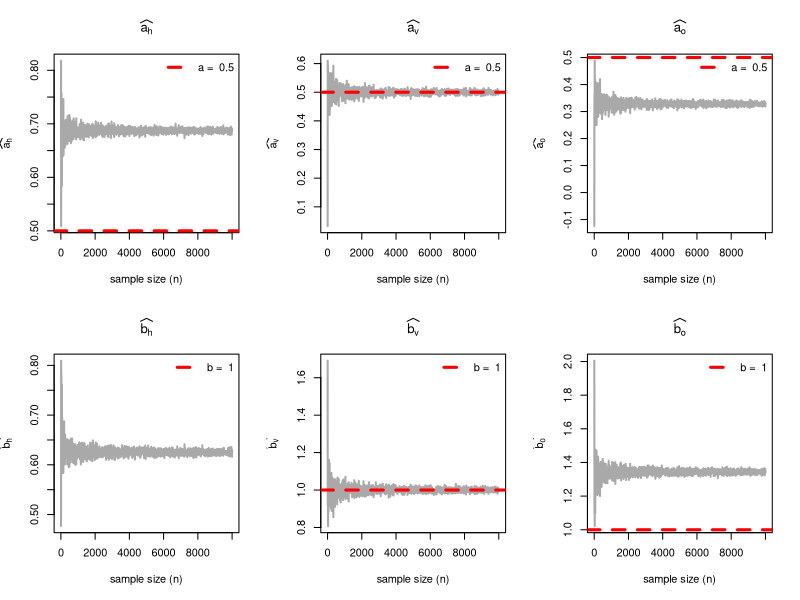
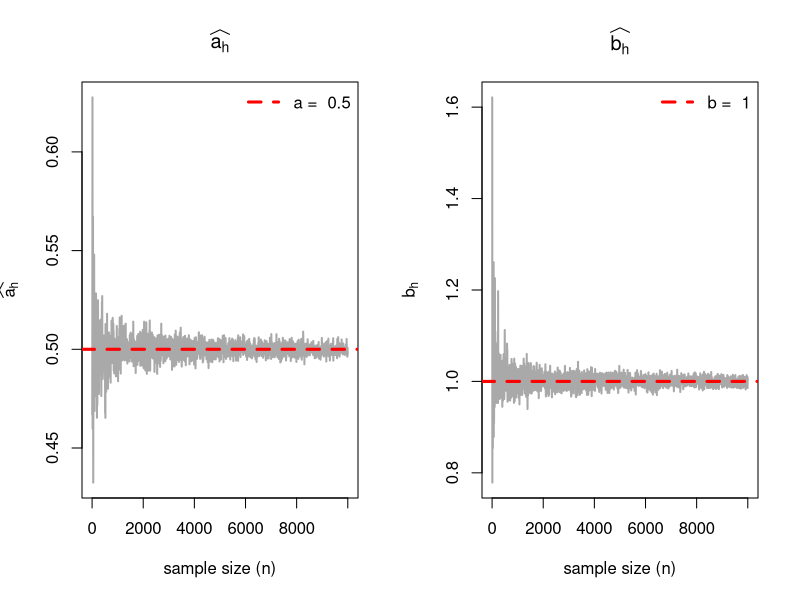
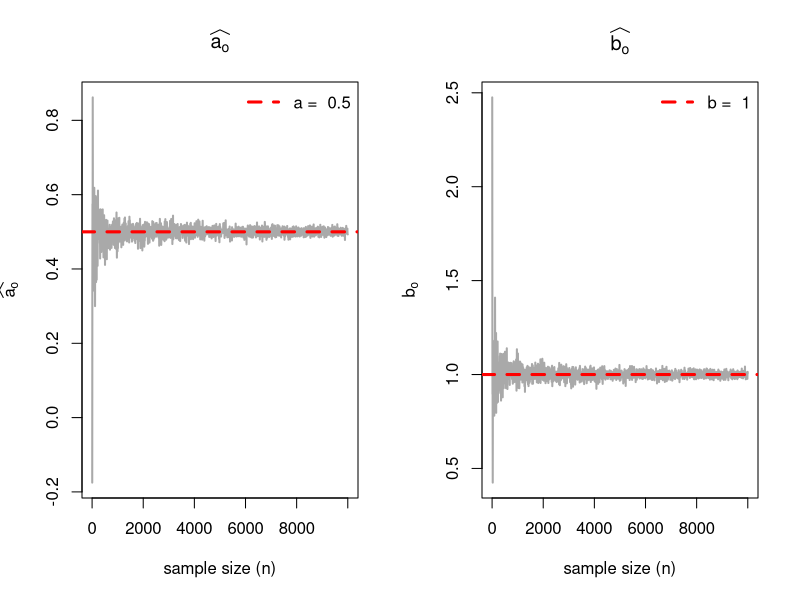

Reproduce these figures in R, in order.
# Code for Figure 1
a = 0.5   # true parameters
b = 1     # true parameters
sigma = 0.05

n_vals = seq(5, 10000, by = 5)

# vertical
a_hat_v = numeric(length = length(n_vals))
b_hat_v = numeric(length = length(n_vals))

# horizontal
a_hat_h = numeric(length = length(n_vals))
b_hat_h = numeric(length = length(n_vals))

# orthogonal
a_hat_o = numeric(length = length(n_vals))
b_hat_o = numeric(length = length(n_vals))


for (i in 1:length(n_vals)) {
   n = n_vals[i]
   x = seq(0, 1, length.out = n)
   y = (a + b*x) + rnorm(n = n, mean = 0, sd = sqrt(sigma))
   sxx = sum((x - mean(x))^2)
   syy = sum((y - mean(y))^2)
   sxy = sum((x - mean(x))*(y - mean(y)))
   
   # vertical
   b_hat_v[i] = sxy/sxx
   a_hat_v[i] = mean(y) - b_hat_v[i]*mean(x)
   
   # horizontal
   b_hat_h[i] = (syy/sxy)^(-1)
   a_hat_h[i] = mean(y) - b_hat_h[i]*mean(x)
   
   # orthogonal
   b_hat_o[i] = (syy - sxx + sqrt((syy - sxx)^2 + 4 * sxy^2)) / (2 * sxy)
   a_hat_o[i] = mean(y) - b_hat_o[i]*mean(x)
}

par(mfrow = c(2, 3))
plot(n_vals, a_hat_h, type = "l", col = "darkgrey", lwd = 2, 
     xlab = "sample size (n)", ylab = expression(widehat(a["h"])), 
     main =expression(widehat(a["h"])) )
abline(h = a, col = "red", lwd = 3, lty = 2)
legend("topright", legend = paste("a = ", a), col = "red", lwd = 3, lty = 2, 
       bty = "n")

plot(n_vals, a_hat_v, type = "l", col = "darkgrey", lwd = 2, 
     xlab = "sample size (n)", ylab = expression(widehat(a["v"])), 
     main =expression(widehat(a["v"])))
abline(h = a, col = "red", lwd = 3, lty = 2)
legend("topright", legend = paste("a = ", a), col = "red", lwd = 3, lty = 2, 
       bty = "n")

plot(n_vals, a_hat_o, type = "l", col = "darkgrey", lwd = 2, 
     xlab = "sample size (n)", ylab = expression(widehat(a["o"])), 
     main =expression(widehat(a["o"])))
abline(h = a, col = "red", lwd = 3, lty = 2)
legend("topright", legend = paste("a = ", a), col = "red", lwd = 3, lty = 2, 
       bty = "n")


plot(n_vals, b_hat_h, type = "l", col = "darkgrey", lwd = 2, 
     xlab = "sample size (n)", ylab = expression(widehat(b["h"])), 
     main = expression(widehat(b["h"])))
abline(h = b, col = "red", lwd = 3, lty = 2)
legend("topright", legend = paste("b = ", b), col = "red", lwd = 3, lty = 2, 
       bty = "n")

plot(n_vals, b_hat_v, type = "l", col = "darkgrey", lwd = 2, 
     xlab = "sample size (n)", ylab = expression(widehat(b["v"])), 
     main =expression(widehat(b["v"])))
abline(h = b, col = "red", lwd = 3, lty = 2)
legend("topright", legend = paste("b = ", b), col = "red", lwd = 3, lty = 2, 
       bty = "n")

plot(n_vals, b_hat_o, type = "l", col = "darkgrey", lwd = 2, 
     xlab = "sample size (n)", ylab = expression(widehat(b["o"])),
     main =expression(widehat(b["o"])))
abline(h = b, col = "red", lwd = 3, lty = 2)
legend("topright", legend = paste("b = ", b), col = "red", lwd = 3, lty = 2, 
       bty = "n")


# code for figure 2

a = 0.5
b = 1
sigma = 0.05

n_vals = seq(5, 10000, by = 5)
a_hat_h = numeric(length = length(n_vals))
b_hat_h = numeric(length = length(n_vals))
for (i in 1:length(n_vals)) {
   n = n_vals[i]
   y = seq(0, 1, length.out = n)
   x = (-(a/b)+ (y/b)) + rnorm(n = n, mean = 0, sd = sqrt(sigma))
   sxx = sum((x - mean(x))^2)
   syy = sum((y - mean(y))^2)
   sxy = sum((x - mean(x))*(y - mean(y)))
   b_hat_h[i] = (syy/sxy)
   a_hat_h[i] = mean(y) - b_hat_h[i]*mean(x)
}


par(mfrow = c(1, 2))
plot(n_vals, a_hat_h, type = "l", col = "darkgrey", lwd = 2, 
     xlab = "sample size (n)", ylab = expression(widehat(a["h"])), 
     main =expression(widehat(a["h"])) )
abline(h = a, col = "red", lwd = 3, lty = 2)
legend("topright", legend = paste("a = ", a), col = "red", lwd = 3, lty = 2, 
       bty = "n")


plot(n_vals, b_hat_h, type = "l", col = "darkgrey", lwd = 2, 
     xlab = "sample size (n)", ylab = expression(widehat(b["h"])), 
     main = expression(widehat(b["h"])))
abline(h = b, col = "red", lwd = 3, lty = 2)
legend("topright", legend = paste("b = ", b), col = "red", lwd = 3, lty = 2, 
       bty = "n")


# code for figure 3
a = 0.5
b = 1
sigma_delta = 0.05
sigma_eps = 0.05

n_vals = seq(5, 10000, by = 5)
a_hat_o = numeric(length = length(n_vals))
b_hat_o = numeric(length = length(n_vals))

for (i in 1:length(n_vals)) {
   n = n_vals[i]
   zeta = seq(0, 1, length.out = n)
   x = zeta + rnorm(n = n, mean = 0, sd = sqrt(sigma_delta))
   y = a + b*zeta + rnorm(n = n, mean = 0,  sd = sqrt(sigma_eps))
   sxx = sum((x - mean(x))^2)
   syy = sum((y - mean(y))^2)
   sxy = sum((x - mean(x))*(y - mean(y)))
   b_hat_o[i] = (syy - sxx + sqrt((syy - sxx)^2 + 4 * sxy^2)) / (2 * sxy)
   a_hat_o[i] = mean(y) - b_hat_o[i]*mean(x)
}


par(mfrow = c(1, 2))
plot(n_vals, a_hat_o, type = "l", col = "darkgrey", lwd = 2, 
     xlab = "sample size (n)", ylab = expression(widehat(a["o"])), 
     main =expression(widehat(a["o"])))
abline(h = a, col = "red", lwd = 3, lty = 2)
legend("topright", legend = paste("a = ", a), col = "red", lwd = 3, lty = 2, 
       bty = "n")

plot(n_vals, b_hat_o, type = "l", col = "darkgrey", lwd = 2, 
     xlab = "sample size (n)", ylab = expression(widehat(b["o"])),
     main =expression(widehat(b["o"])))
abline(h = b, col = "red", lwd = 3, lty = 2)
legend("topright", legend = paste("b = ", b), col = "red", lwd = 3, lty = 2, 
       bty = "n")
